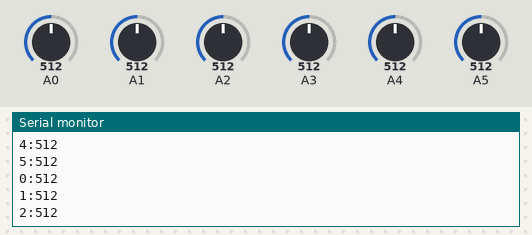
The sketch below on a simulated Arduino Uno, built with avr-gcc and run on an emulated ATmega328P. Shown: the last lines printed to the serial monitor. The inputs (shaded band) are chosen by the test bench; at power-on: A0 = 512, A1 = 512, A2 = 512, A3 = 512, A4 = 512, A5 = 512.

Above: at 1.2 s.
1.3 s: A0 set to 716
At 1.8 s:
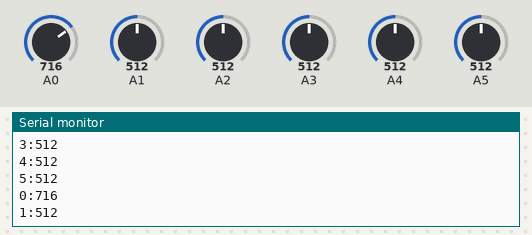
2.8 s: A1 set to 716
At 3.7 s:
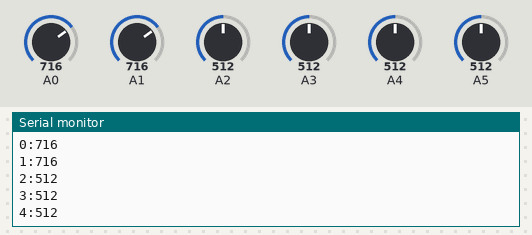
4.3 s: A2 set to 716
At 5.4 s:
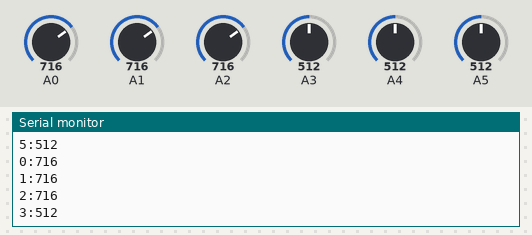
5.8 s: A3 set to 716
At 6.3 s:
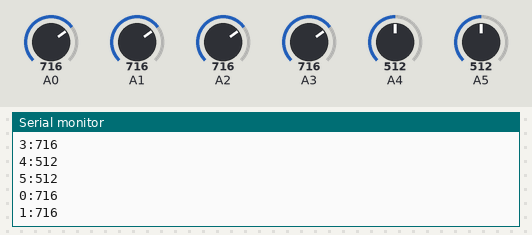
7.3 s: A4 set to 716
At 8.3 s:
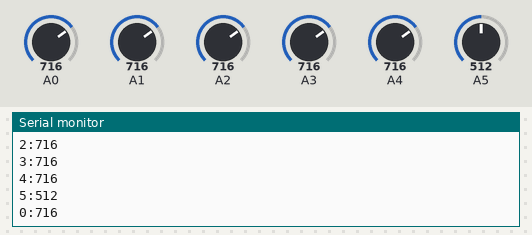
8.8 s: A5 set to 716
At 9.8 s:
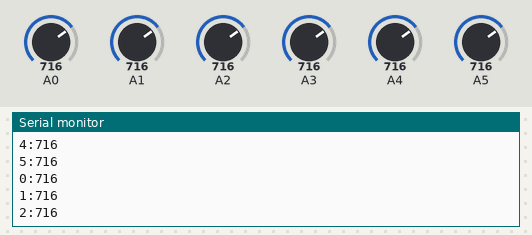
Timing chart, 0 to 11.3 s (numbered marks = the images above; inputs shaded):
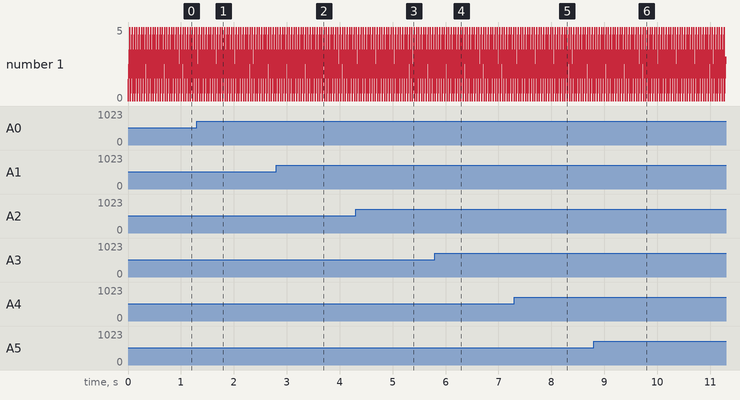

The sketch:

sensor_getter.ino
```cpp
// This sketch reads voltage from each of the sensors and
// writes it to serial. A character is prepended to each to
// differentiate between pins.

#include <stdio.h>

char str[32];
int sensorVal;

//do this once
void setup(){

  //open the serial port at 9600 baud
  Serial.begin(9600);

}

//do this over and over again
void loop(){
  for (int i=0; i<6; ++i) {
    sensorVal = analogRead(i);
    snprintf(str, 32, "%d:%d", i, sensorVal);
    Serial.println(str);
  }
}
```

Measured:
- after the input at 1.3 s, the serial monitor: prints a new line after 0.10 s (image 1)
- after the input at 2.8 s, the serial monitor: prints a new line after 0.09 s (image 2)
- after the input at 4.3 s, the serial monitor: prints a new line after 0.08 s (image 3)
- after the input at 5.8 s, the serial monitor: prints a new line after 0.08 s (image 4)
- after the input at 7.3 s, the serial monitor: prints a new line after 0.07 s (image 5)
- after the input at 8.8 s, the serial monitor: prints a new line after 0.10 s (image 6)
